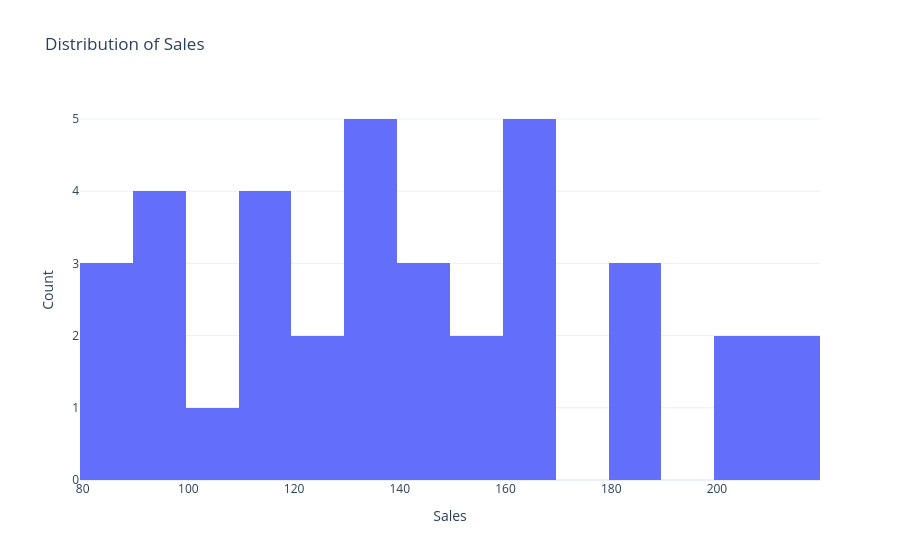

The notebook cell this image was saved under:
### Markdown cell above
Histogram

### Code cell
fig = px.histogram(
    df_plotly,
    x="sales",
    nbins=15,
    title="Distribution of Sales"
)

fig.update_layout(
    xaxis_title="Sales",
    yaxis_title="Count"
)

### Figure 1 — Plotly figure (JSON) as saved in the notebook; plotly's stock layout.template omitted (floating-point values rounded to 4 significant figures)
{"data": [{"bingroup": "x", "hovertemplate": "sales=%{x}<br>count=%{y}<extra></extra>", "legendgroup": "", "marker": {"color": "#636efa", "pattern": {"shape": ""}}, "name": "", "nbinsx": 15, "orientation": "v", "showlegend": false, "type": "histogram", "x": [182, 94, 182, 132, 117, 100, 137, 168, 138, 94, 130, 143, 130, 152, 211, 88, 163, 87, 160, 183, 213, 83, 123, 93, 119, 203, 94, 168, 208, 142, 160, 112, 120, 151, 112, 141], "xaxis": "x", "yaxis": "y"}], "layout": {"barmode": "relative", "legend": {"tracegroupgap": 0}, "title": {"text": "Distribution of Sales"}, "xaxis": {"anchor": "y", "domain": [0, 1], "title": {"text": "Sales"}}, "yaxis": {"anchor": "x", "domain": [0, 1], "title": {"text": "Count"}}}}
